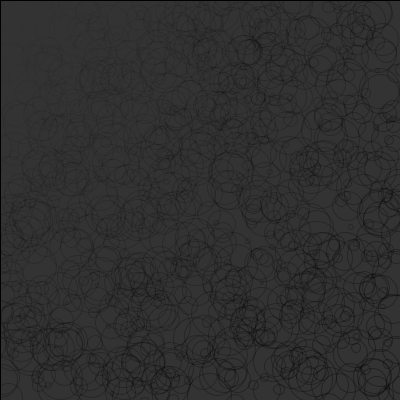
Frame 1 (no input)
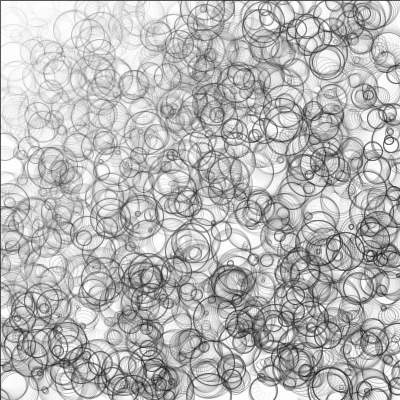
Frame 60 (the mouse pressed at the canvas centre just before this capture)
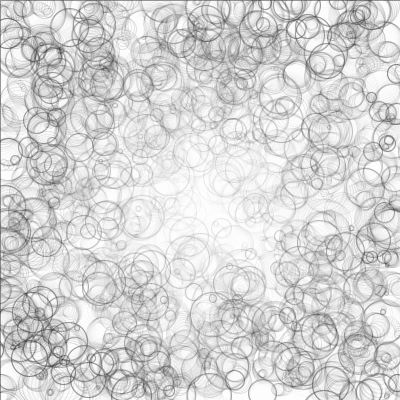
Frame 120 (the mouse held since frame 60 and released just before this capture)

The Processing sketch that drew these frames (run headless with seeded random() and noise(); from frame 60 on, the mouse is pressed at the canvas centre):

// Processing sketch: processing_14030
// ── processing_14030.pde

float t = 0, dt = 0.05;
float kz = 0;

float mt = 0;

float mx, my;

float ampsize = 0;
boolean ampwait =  false;

class Wave {
  float x, y;
  float amp;
  float it;
  
  Wave(float xx, float yy, float aa, float st) {
    x = xx;
    y = yy;
    amp = aa;
    
    it = st;
  }
  
  float get(float px, float py) {
    float r = dist(x, y, px, py);
    
    float ph = 15 * ((t - it - 0.1) - r);
    
    return amp * sin(ph) / ph;
  }
  
  float geta(float px, float py) {
    //float a = atan2(py - y, px - x);
    float a = atan2(px - x, y - py);
    
    return a;
  }
}

ArrayList waves;

void setup() {
  size(400, 400);
  colorMode(HSB, TWO_PI, 1.0, 1.0, 1.0);
  background(0);
  smooth();
  
  waves = new ArrayList();
}

void draw() {
  /*translate(width / 2, height / 2);
  rotate(t);*/
  
  int k = 0;
  while (k < waves.size()) {
    Wave w = (Wave) waves.get(k);
    
    if (t - w.it > 4) waves.remove(k);
    
    k ++;
  }
  
  mx = map(mouseX, 0, width, -1, 1);
  my = map(mouseY, 0, height, -1, 1);
    
  randomSeed(131);
  
  clear();
  for (int i = 0; i < 1000; i++) {
    particle();
  }
  
  if (ampwait) ampsize += 0.01;
  
  t += dt;
  mt += dt;
  
  if (mt > 2.1) {
    mt = 0;

    randomSeed((int) (cos(t) * 1000));
    waves.add(new Wave(
      random(-1, 1),
      random(-1, 1),
      random(0.005, 0.01),
      t
    ));
  }
}

void particle() {
  float ar = random(0, 0.1);
  float aa = random(0, TWO_PI);
  float af = random(0, 5);
  
  float x = random(-1, 1) + ar * cos(aa + af * t);
  float y = random(-1, 1) + ar * sin(aa + af * t);
  float z = 1;
  
  for(int i = 0; i < waves.size(); i++) {
    Wave w = (Wave) waves.get(i);
    
    float h = w.get(x, y);
    float a = w.geta(x, y);
    
    x += h * cos(a);
    y += h * sin(a);
    z += h;
  }
  
  float px = map(x, -1, 1, 0, width);
  float py = map(y, -1, 1, 0, height);
  float pz = random(3, 45);
  
  //pz = random(1,10);
  
  float alph = dist(mx, my, x, y) / 8;
  
  stroke(atan2(y, x) + PI, 0.7, 0, alph);
  //noStroke();
  noFill();
  ellipse(px, py, pz, pz);
}

void clear() {
  fill(0, 0, 1, 0.2);
  rect(0, 0, width, height);
}

void mousePressed() {
  ampsize = 0.02;
  ampwait = true;
}

void mouseReleased() {
  ampwait = false;
  
  waves.add(new Wave(
    map(mouseX, 0, width, -1, 1), 
    map(mouseY, 0, height, -1, 1),
    ampsize, t));
}
